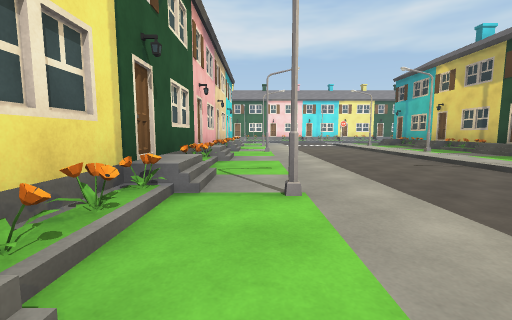
[1] (above)

14 first-person views from a walk through a scene from a Unity 3-D project. The camera is 1.2 m above the floor, tilts 6° down and sees 90° across. The floor is counted in squares, 2 m on a side. Each view is taken from the middle of a square. On the plan, view 1 faces up. The plan holds only what a view shows up to about 9 squares ahead; the rest is blank. The place goes on beyond the plan. The player character is not drawn. Some surface patterns are stand-ins.

[2]
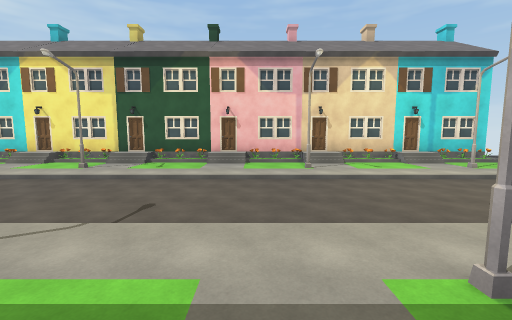

[3]
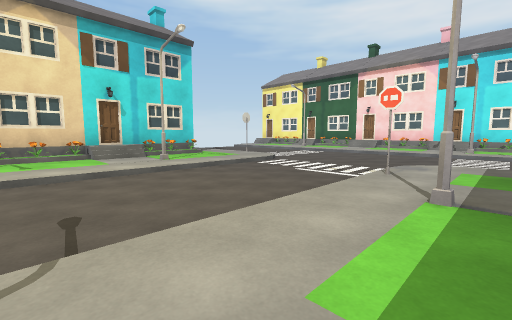

[4]
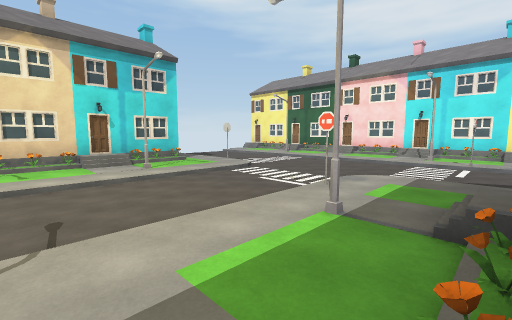

[5]
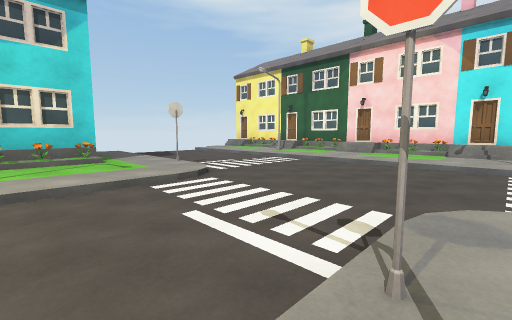

[6]
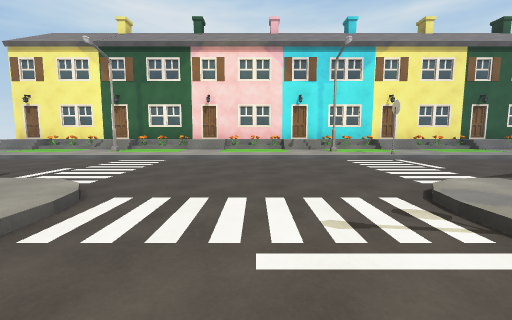

[7]
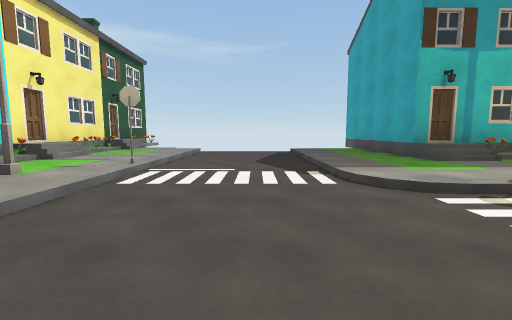

[8]
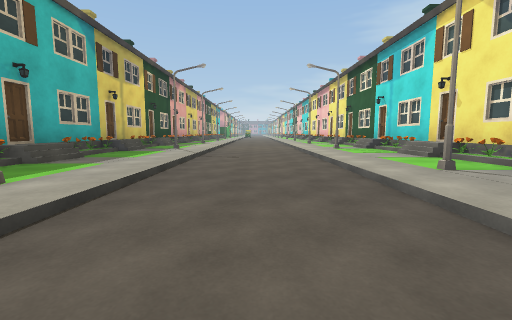

[9]
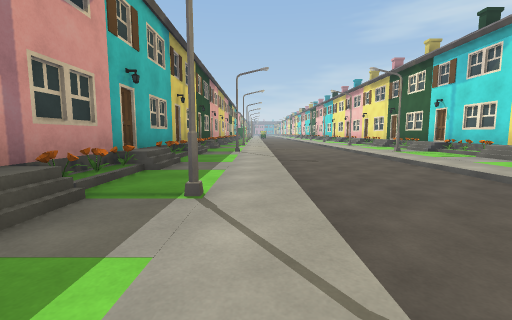

[10]
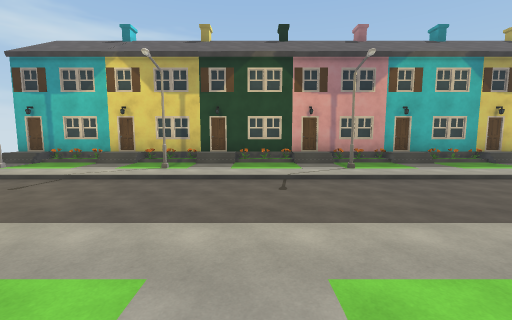

[11]
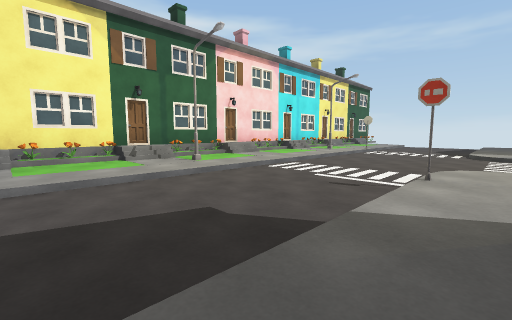

[12]
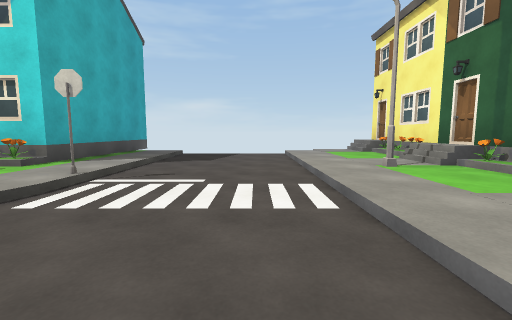

[13]
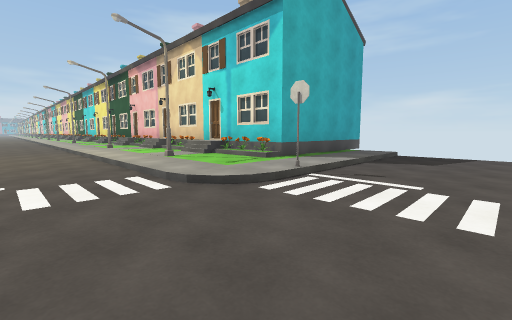

[14]
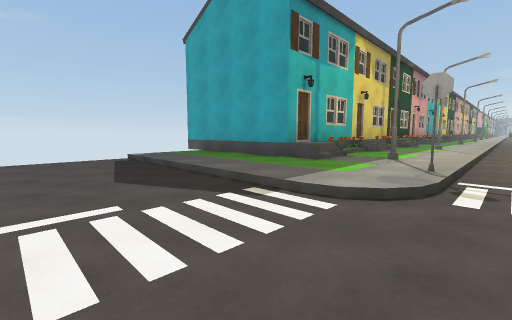

### Floor plan
Key: @ floor where view 1 was taken; # wall or solid block; . main floor; : floor 0.25 m higher than the main floor; / step, stairs or slope.
Columns run from 5 left of view 1 to 11 right of it. Each row starts with its distance up from view 1.
 22 #################
 21  ///////////////
 20  ///#/////#:////
 19  //////////#////
 18  ...............
 17  ...............
 16  ////#/...//////
 15  :::/::...::::::
 14 ####/::...#:::::
 13    ##::...:#/####
 12    #/::...::/#
 11    #/::...::##
 10    ##::...::/#
  9    #/::...::/#
  8    #/#:...::##
  7    ##::...::/#
  6    #/::...::/#
  5    #/::...::##
  4    ##::...:#/#
  3    #/::...::/#
  2    #/#:...::##
  1    ##::...::/#
  0    #/@:...::/#
 -1    #/::...::##
 -2    ##::...:#/#
 -3    #/ :...::##

Positions as (right, up) in squares from view 1, and headings:
1: (0, 0), facing up
2: (7, 7), facing left
3: (6, 10), facing up-left
4: (7, 10), facing up-left
5: (5, 13), facing up-left
6: (3, 13), facing up
7: (2, 17), facing right
8: (3, 6), facing down
9: (5, 6), facing down
10: (-1, 6), facing right
11: (-4, 15), facing up-right
12: (3, 18), facing left
13: (3, 18), facing down-left
14: (4, 18), facing down-right
